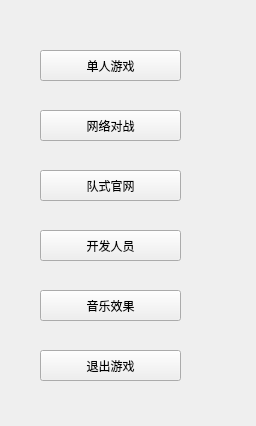
<?xml version="1.0" encoding="UTF-8"?>
<ui version="4.0">
 <class>mainwindow</class>
 <widget class="QWidget" name="mainwindow">
  <property name="geometry">
   <rect>
    <x>0</x>
    <y>0</y>
    <width>256</width>
    <height>426</height>
   </rect>
  </property>
  <property name="windowTitle">
   <string>Form</string>
  </property>
  <widget class="QPushButton" name="startsingle">
   <property name="geometry">
    <rect>
     <x>40</x>
     <y>50</y>
     <width>141</width>
     <height>31</height>
    </rect>
   </property>
   <property name="text">
    <string>单人游戏</string>
   </property>
  </widget>
  <widget class="QPushButton" name="webfight">
   <property name="geometry">
    <rect>
     <x>40</x>
     <y>110</y>
     <width>141</width>
     <height>31</height>
    </rect>
   </property>
   <property name="text">
    <string>网络对战</string>
   </property>
  </widget>
  <widget class="QPushButton" name="website">
   <property name="geometry">
    <rect>
     <x>40</x>
     <y>170</y>
     <width>141</width>
     <height>31</height>
    </rect>
   </property>
   <property name="text">
    <string>队式官网</string>
   </property>
  </widget>
  <widget class="QPushButton" name="team">
   <property name="geometry">
    <rect>
     <x>40</x>
     <y>230</y>
     <width>141</width>
     <height>31</height>
    </rect>
   </property>
   <property name="text">
    <string>开发人员</string>
   </property>
  </widget>
  <widget class="QPushButton" name="music">
   <property name="geometry">
    <rect>
     <x>40</x>
     <y>290</y>
     <width>141</width>
     <height>31</height>
    </rect>
   </property>
   <property name="text">
    <string>音乐效果</string>
   </property>
  </widget>
  <widget class="QPushButton" name="exitgame">
   <property name="geometry">
    <rect>
     <x>40</x>
     <y>350</y>
     <width>141</width>
     <height>31</height>
    </rect>
   </property>
   <property name="text">
    <string>退出游戏</string>
   </property>
  </widget>
 </widget>
 <resources/>
 <connections/>
</ui>
